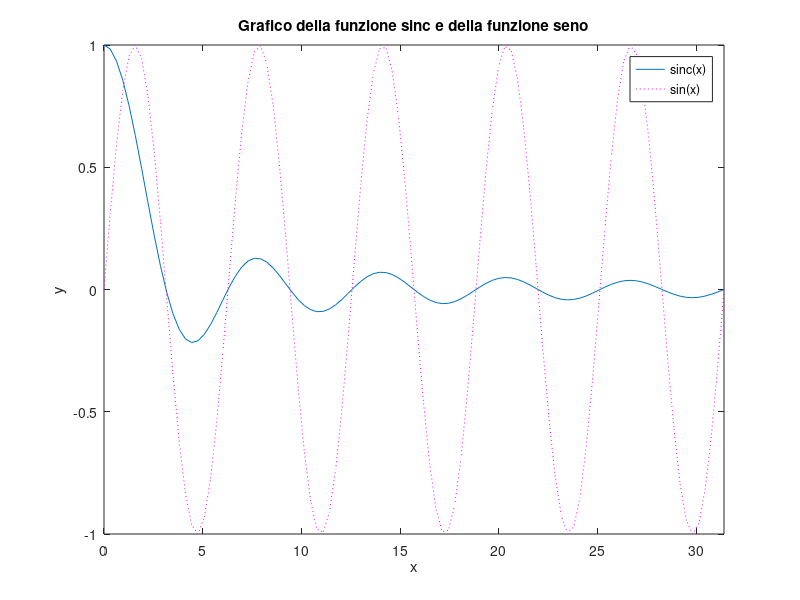

Write MATLAB code to recreate this figure.
x = linspace(1e-4,10*pi); 
y = sin(x)./x; 
plot(x,y); 
xlabel('x'); 
ylabel('y'); 
title('Grafico della funzione sinc e della funzione seno'); 
x1 = linspace(0,10*pi); 
y1 = sin(x1); 
hold on; 
plot(x1,y1,':m'); 
legend('sinc(x)','sin(x)'); 
axis([0,10*pi,-1,1]);